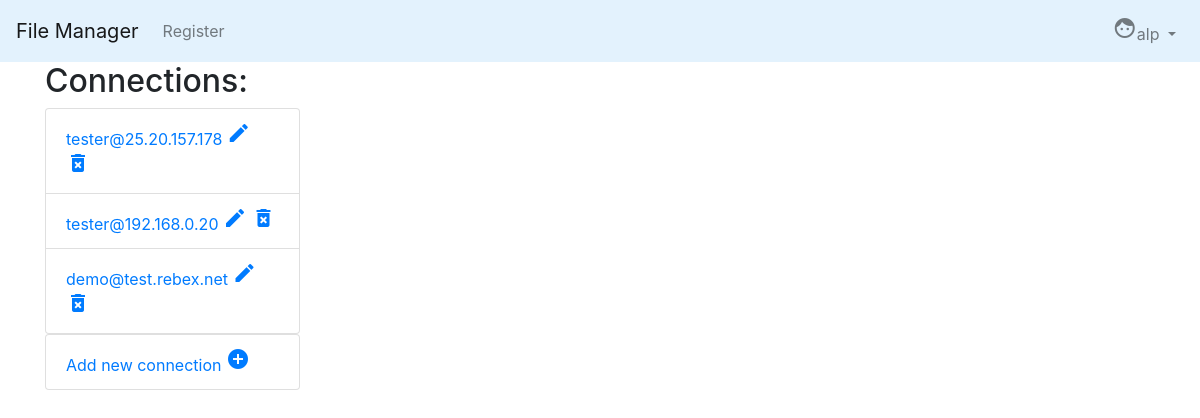
The app's page /file_manager/connections/ (signed in) with its own data.
### file_manager/models.py (models this page shows, shortened)
class Connection(models.Model):
    user = models.ForeignKey(User, on_delete=models.CASCADE)
    host = models.CharField(max_length=30)
    username = models.CharField(max_length=20)
    password = models.CharField(max_length=50)
    def __str__(self):
        return f'{self.username}@{self.host}'

### file_manager/views.py (the view)
# urls.py: path('connections/', views.all_connections, name='all_connections'),
@login_required
def all_connections(request):
    template = loader.get_template('file_manager/connections.html')
    context = {
        'connections': Connection.objects.filter(user_id=request.user.id)
    }
    return HttpResponse(template.render(context, request))

### file_manager/templates/file_manager/connections.html (shortened to what this page needs)
{% extends "file_manager/base.html" %}
{% block body_block %}
<div class="row">
    <div class="col-3">
          <h2>Connections:</h2>
            {% if connections %}
            <ul class="list-group">
                {% for conn in connections %}
                    {% if conn.id == flagged_connection.id %}
                        <li class="list-group-item list-group-item-success">
                    {% else %}
                        <li class="list-group-item">
                    {% endif %}
                            <a href="{% url 'open_connection' username=conn.username host=conn.host current_dir='.'%}">{{ conn }}</a>
                            <a href="{% url 'edit_connection' username=conn.username host=conn.host %}"><i class="material-icons">edit</i></a>
                            <a href="{% url 'delete_connection' username=conn.username host=conn.host %}"><i class="material-icons">delete_forever</i></a>
                        </li>
                {% endfor %}
            </ul>
            {% else %}
                <p>No polls are available.</p>
            {% endif %}
            <ul class="list-group">
                <li class="list-group-item">
                    <a href="{% url 'add_connection' %}">
                        Add new connection <i class="material-icons">add_circle</i>
                    </a>
                </li>
            </ul>
    </div>
    <div class="col-9 overflow-hidden">
    </div>
</div>
{% endblock %}

### file_manager/templates/file_manager/base.html (shortened to what this page needs)
<!DOCTYPE html>
<html>
  <head>
      <link rel="stylesheet" href="https://stackpath.bootstrapcdn.com/bootstrap/4.3.1/css/bootstrap.min.css">
</head>
  <body>
    <nav class="navbar navbar-expand-lg navbar-light" style="background-color: #e3f2fd;">
      <a class="navbar-brand" href="{% url 'index' %}">File Manager</a>
      <div class="collapse navbar-collapse" id="navbarTogglerDemo02">
        <ul class="navbar-nav mr-auto mt-2 mt-lg-0">
          <li class="nav-item">
            <a class="nav-link" href="{% url 'register' %}">Register</a>
          </li>
        </ul>
      <div class="my-2 my-md-0">
      <ul class="navbar-nav my-2 my-lg-0">
        {% if user.is_authenticated %}
            <li class="nav-item dropdown my-2 my-lg-0">
                <a class="nav-link dropdown-toggle" href="#" id="navbarDropdown" role="button" data-toggle="dropdown" aria-haspopup="true" aria-expanded="false">
                  <i class="material-icons">face</i>{{ user.username }}
                </a>
            </li>
        {% else %}
             <li class="nav-item"><a class="navbar-link" href="{% url 'user_login' %}">Login</a></li>
        {% endif %}
      </ul>
      </div>
      </div>
    </nav>
    <div class="container">
    {% block body_block %}
    {% endblock %}
    </div>
  </body>
</html>

### records on screen
Connection: username+host "tester@25.20.157.178"
Connection: username+host "tester@192.168.0.20"
Connection: username+host "demo@test.rebex.net"

### other values on screen
{{ user.username }} "alp"
